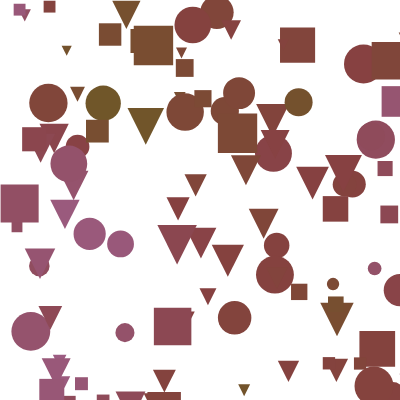
Frame 1 (no input)
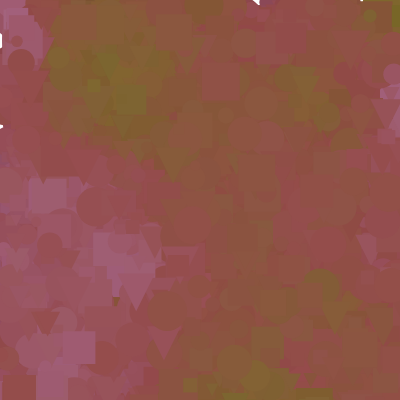
Frame 60 (no input)
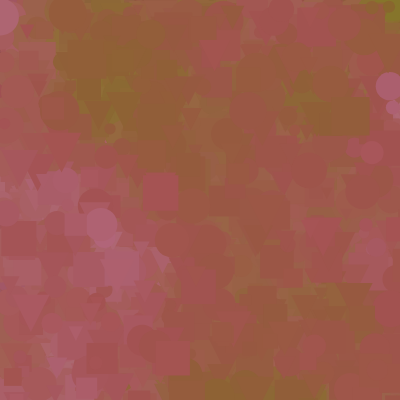
Frame 120 (the mouse pressed at the canvas centre since frame 60)

The p5.js sketch that drew these frames (run headless with seeded random() and noise() and a simulated clock; from frame 60 on, the mouse is pressed at the canvas centre):

// p5.js sketch
// ── sketch.js

const SHAPE_ELLIPSE = "ellipse";
const SHAPE_TRIANGLE = "triangle";
const SHAPE_RECT = "rect";
const frameR = 30;

let color1Values = [0, 0, 0];
let color2Values = [0, 0, 0];
let newButton;
let color1;
let color2;


function initializeColors() {
  color1Values = [random(100), random(100), random(100)];
  color2Values = [0,0,0];
  for (let i = 0; i < color1Values.length;i++) {
    let v = random(100);
    while (abs(color1Values[i] - v) <= 20) {
      v = random(100);
    }
    color2Values[i] = v;
  }

  color1 = color(color1Values[0], color1Values[1], color1Values[2]);
  color2 = color(color2Values[0], color2Values[1], color2Values[2]);
}
function changeColors() {
  print("rotateColors");
  color1 = color2;
  color1Values = [...color2Values];
  print(`color1values: ${color1Values}`);
  for (let i = 0; i < color1Values.length;i++) {
    color2Values[i] = random(100);
    let count = 0;
    while (abs(color1Values[i] - color2Values[i]) <= 20) {
      print(abs(color1Values[i] - color2Values[i]));
      color2Values[i] = random(100);
      if (++count > 100) {
        break;
      }
    }
  }
  print(`color1values: ${color1Values}`);
  print(`color2values: ${color2Values}`);

  color2 = color(color2Values[0], color2Values[1], color2Values[2]);
}

function rotateColors() {
  if (random(1) > 0.5) {
    color1Values = color1Values
        .map((v) => random(1)>0.5? v + random(-2, 2) : v)
        .map((v) => v <=0? 0: v > 100? 100: v);
    print(`color1change: ${color1Values}`);
    color1 = color(color1Values[0], color1Values[1], color1Values[2]);
  }
  else if (random(1) > 0.5 || true) {
    color2Values = color2Values
        .map((v) => random(1)>0.5? v + random(-2, 2) : v)
        .map((v) => v <=0? 0: v > 100? 100: v);
    color2 = color(color2Values[0], color2Values[1], color2Values[2]);
    print(`color2change: ${color2Values}`);
  }

}
function setup() {
  noiseSeed(random(100000));
  createCanvas(400, 400);
  colorMode(HSB, 100);
  newButton = createButton("New");
  newButton.mouseClicked(() => {
    noiseSeed(random(100000));
    changeColors();
    background(220);
  });
  initializeColors();
  frameRate(frameR);
  background(220);
  noStroke();
}

function draw() {
  rotateColors();
  for (let i = 0; i < 100; i++) {
    let x = random(width);
    let y = random(height);
    let size = random(10, 40);
    let noiseValue = noise(x * 0.01, y * 0.01);
    let shape = random([SHAPE_ELLIPSE, SHAPE_TRIANGLE, SHAPE_RECT]);
    let fillColor;
    if (hue(color1) - hue(color2) > hue(color2) - hue(color1)) {
      fillColor = lerpColor(color1, color2, noiseValue);
    } else {
      fillColor = lerpColor(color2, color1, noiseValue);
    }
    fill(fillColor);
    if (shape === SHAPE_ELLIPSE) {
      ellipse(x, y, size, size);
    } else if (shape === SHAPE_TRIANGLE) {
      triangle(x, y, x + size, y, x + size / 2, y + size);
    } else if (shape === SHAPE_RECT) {
        rect(x, y, size, size);
    }
  }
}
